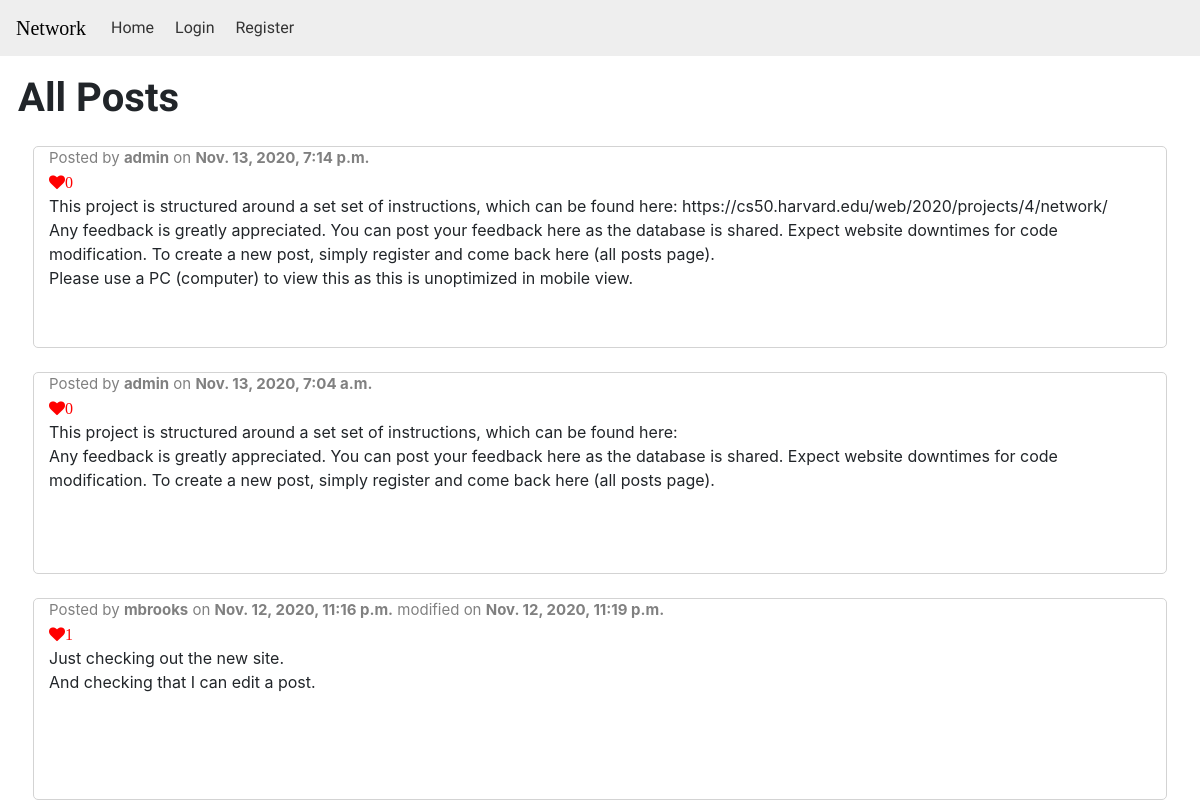
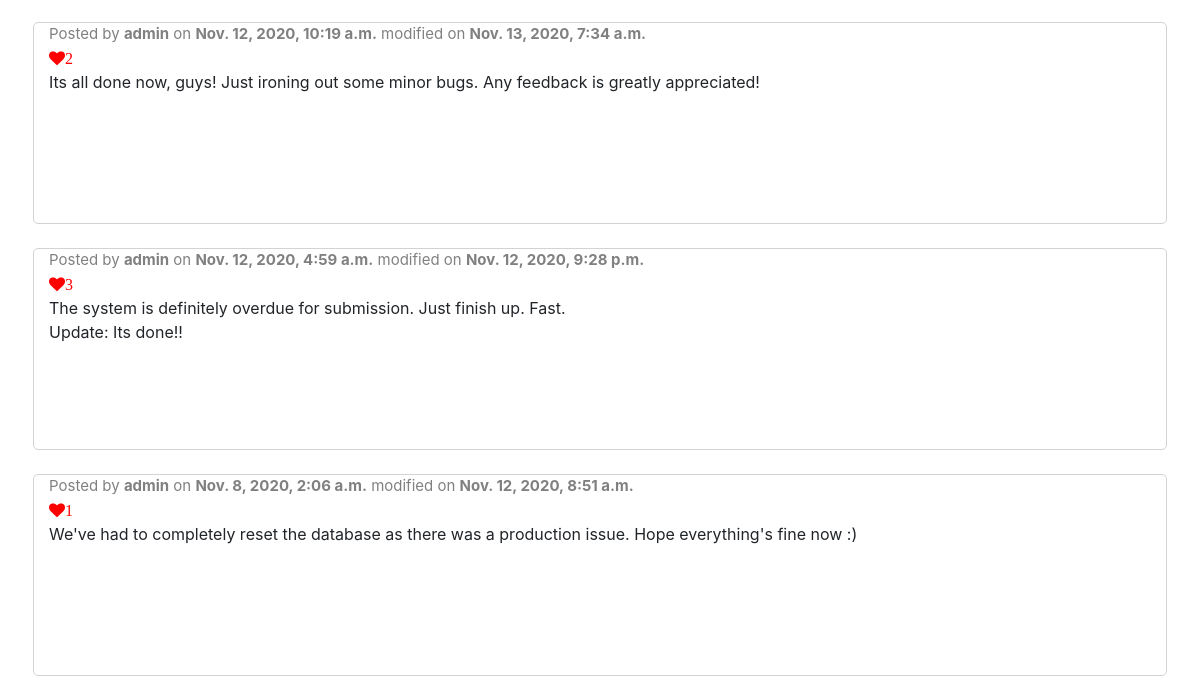
Before: / with the older database file (2 pictures, top to bottom).
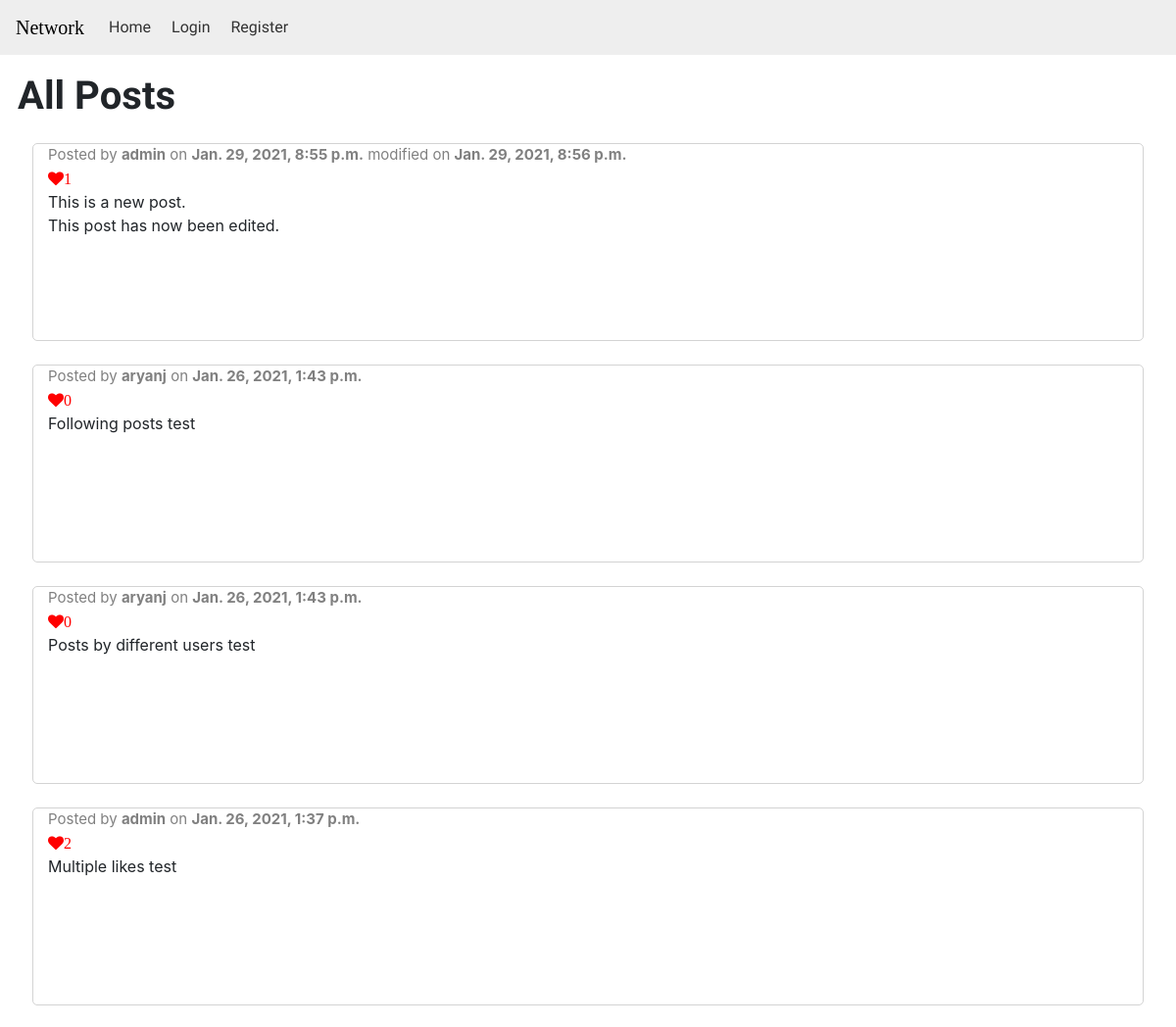
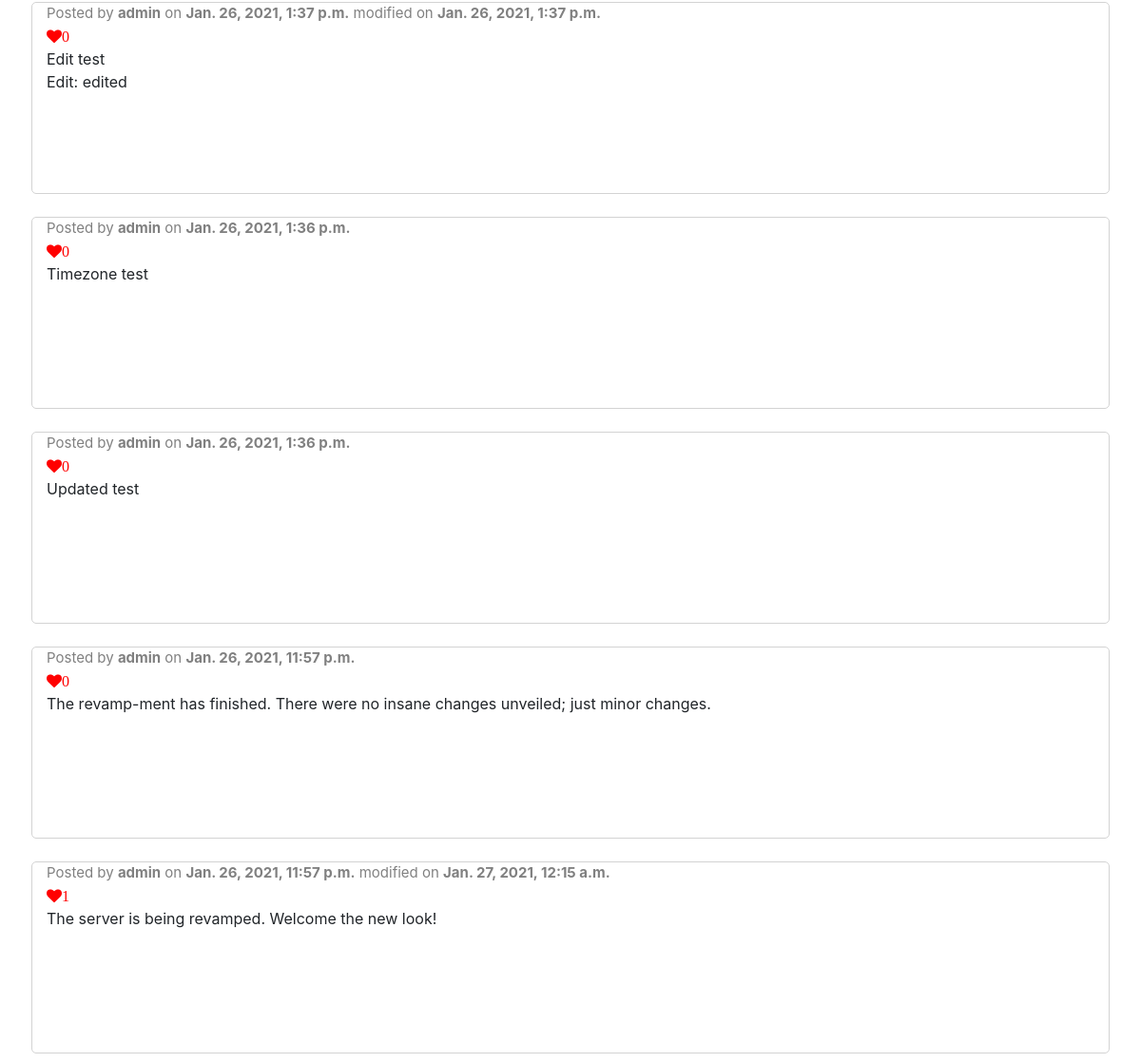
After: the same page with the newer database file (2 pictures, top to bottom).
### network/models.py (models this page shows)
class Posts(models.Model):
    user = models.ForeignKey(User, on_delete=models.CASCADE)
    content = models.TextField()
    likes = models.IntegerField(default=0)
    timestamp = models.DateTimeField(auto_now_add=True, editable=False)
    modified = models.DateTimeField(default=None, null=True)
    class Meta:
        ordering = ['-id']
        verbose_name_plural = 'Posts'

class User(AbstractUser):
    pass

### network/views.py (the view)
# urls.py: path('', views.index, name='index'),
def index(request):
    allPosts = Posts.objects.all()
    paginator = Paginator(allPosts, 10)
    pageNum = request.GET.get('page')
    posts = paginator.get_page(pageNum)
    return render(request, 'network/index.html', {
        'posts': posts
    })

### network/templates/network/index.html (shortened to what this page needs)
{% extends "network/layout.html" %}
{% block body %}
    <h1>All Posts</h1>
    {% for post in posts %}
        <div class="container-fluid mt-4">
            <div class="general-row" style="overflow: hidden; min-height:200px;">
                <div class="col" style="overflow: hidden; min-height:200px;">
                    {% if post.modified %}
                        <p class="username">Posted by <a class="username" href="{% url 'profile' post.user.username %}"><strong>{{ post.user.username }}</strong></a> on <strong>{{ post.timestamp }}</strong> modified on <strong>{{ post.modified }}</strong></p>
                    {% else %}
                        <p class="username">Posted by <a class="username" href="{% url 'profile' post.user.username %}"><strong>{{ post.user.username }}</strong></a> on <strong>{{ post.timestamp }}</strong></p>
                    {% endif %}
                    <div class="links ">
                        {% if user.is_authenticated %}
                            <button data-id="{{ post.id }}" class="btn btn-default like-button shadow-none fa fa-heart" style="color: red;">{{ post.likes }}</button>
                        {% else %}
                            <span class="shadow-none fa fa-heart" style="color: red;">{{ post.likes }}</span>
                        {% endif %}
                    </div>
                    <div class="post-body mb-3" style="white-space: pre-wrap;">{{ post.content }}</div>
                </div>
            </div>
        </div>
    {% empty %}
        <h2 class="pl-3">No posts currently on site.</h2>
    {% endfor %}
{% endblock body %}

### network/templates/network/layout.html (shortened to what this page needs)
{% load static %}
<!DOCTYPE html>
<html lang="en">
    <head>
        <link rel="stylesheet" href="https://stackpath.bootstrapcdn.com/bootstrap/4.4.1/css/bootstrap.min.css">
        <link rel="stylesheet" href="https://cdnjs.cloudflare.com/ajax/libs/font-awesome/4.7.0/css/font-awesome.min.css">
        <link href="{% static 'network/main.css' %}" rel="stylesheet">
    </head>
    <body>
        <nav class="navbar navbar-default navbar-light navbar-expand-lg fixed-top">
            <div class="navbar-header">
                <a class="navbar-brand mx-auto" href="{% url 'index' %}" style="color: black !important;">Network</a>
            </div>
            <div class="collapse navbar-collapse" id="navbar-content">
                <ul class="navbar-nav ml-3">
                    <li class="nav-item mx-1"><a class="nav-link" href="{% url 'index' %}">Home</a></li>
                    {% if user.is_authenticated %}
                        <li class="nav-item mx-1"><a class="nav-link" href="{% url 'following' %}">Following</a></li>
                        <li class="nav-item mx-1"><a class="nav-link" id="my-profile" href="{% url 'profile' user.username %}">My Profile</a></li>
                        <li class="nav-item mx-1"><a class="nav-link" href="{% url 'logout' %}">Logout</a></li>
                    {% else %}
                        <li class="nav-item mx-1"><a class="nav-link" href="{% url 'login' %}">Login</a></li>
                        <li class="nav-item mx-1"><a class="nav-link" href="{% url 'register' %}">Register</a></li>
                    {% endif %}
                </ul>
            </div>
        </nav>
        <div class="body mx-2" style="margin-top: 4rem;">
            {% block body %}
            {% endblock body %}
        </div>
    </body>
</html>

### network/static/network/main.css (style rules this page uses)
nav { background-color: #eee; }
h1, h2, h3, h4, h5 { font-family: 'PT Sans', sans-serif; font-weight: 600; }
.navbar-brand { text-decoration: none; font-weight: 500; background-color: transparent !important; font-family: 'Arvo', serif; }
.nav-link { background-color: #eee; color: #333 !important; transition: background-color .2s, color .2s; font-family: 'Titillium Web', sans-serif; font-weight: 400; padding-left: 5px !important; }
.body { padding: 10px; }
.username { top: 0; left: 0; color: gray; font-size: 15px; margin-bottom: 0; }
.general-row { min-height: 200px; border: 1px solid lightgray; border-radius: 5px; }

Changed rows visible on the page:
removed Posts: user.username "admin", timestamp "Nov. 13, 2020, 7:14 p.m.", likes "0", content "This project is structured around a set set of instructions, which can be found here: https://cs50.harvard.edu/web/2020/projects/4/network/ Any feedback is greatly appreciated. You can post your feedback here as the database is shared. Expect website downtimes for code modification. To create a new post, simply register and come back here (all posts page). Please use a PC (computer) to view this as this is unoptimized in mobile view."
removed Posts: user.username "admin", timestamp "Nov. 13, 2020, 7:04 a.m.", likes "0", content "This project is structured around a set set of instructions, which can be found here: Any feedback is greatly appreciated. You can post your feedback here as the database is shared. Expect website downtimes for code modification. To create a new post, simply register and come back here (all posts page)."
removed Posts: user.username "mbrooks", timestamp "Nov. 12, 2020, 11:16 p.m.", modified "Nov. 12, 2020, 11:19 p.m.", likes "1", content "Just checking out the new site. And checking that I can edit a post."
removed Posts: user.username "admin", timestamp "Nov. 12, 2020, 10:19 a.m.", modified "Nov. 13, 2020, 7:34 a.m.", likes "2", content "Its all done now, guys! Just ironing out some minor bugs. Any feedback is greatly appreciated!"
added Posts: user.username "admin", timestamp "Jan. 29, 2021, 8:55 p.m.", modified "Jan. 29, 2021, 8:56 p.m.", likes "1", content "This is a new post. This post has now been edited."
added Posts: user.username "aryanj", timestamp "Jan. 26, 2021, 1:43 p.m.", likes "0", content "Following posts test"
added Posts: user.username "aryanj", timestamp "Jan. 26, 2021, 1:43 p.m.", likes "0", content "Posts by different users test"
added Posts: user.username "admin", timestamp "Jan. 26, 2021, 1:37 p.m.", likes "2", content "Multiple likes test"
added Posts: user.username "admin", timestamp "Jan. 26, 2021, 1:37 p.m.", modified "Jan. 26, 2021, 1:37 p.m.", likes "0", content "Edit test Edit: edited"
added Posts: user.username "admin", timestamp "Jan. 26, 2021, 1:36 p.m.", likes "0", content "Timezone test"
changed Posts: likes "3" → "0"; content "The system is definitely overdue for submission. Just finish up. Fast. Update: Its done!!" → "Updated test"; timestamp "Nov. 12, 2020, 4:59 a.m." → "Jan. 26, 2021, 1:36 p.m."; modified "Nov. 12, 2020, 9:28 p.m." → (not shown)
added Posts: user.username "admin", timestamp "Jan. 26, 2021, 11:57 p.m.", likes "0", content "The revamp-ment has finished. There were no insane changes unveiled; just minor changes."
changed Posts: timestamp "Nov. 8, 2020, 2:06 a.m." → "Jan. 26, 2021, 11:57 p.m."; modified "Nov. 12, 2020, 8:51 a.m." → "Jan. 27, 2021, 12:15 a.m."; content "We've had to completely reset the database as there was a production issue. Hope everything's fine now :)" → "The server is being revamped. Welcome the new look!"
